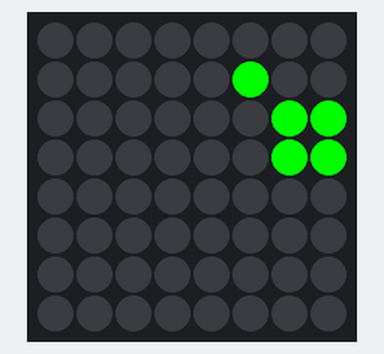
The program below on a simulated Raspberry Pi (BCM pin numbers) with a Sense HAT. On the bench: the Sense HAT's 8×8 RGB LED matrix. The 64×8 strip is a reading aid, not a part: it shows the text the matrix is scrolling, unrolled, one strip-width of it at a time.

Above: at 0.1 s.
At 15.8 s:
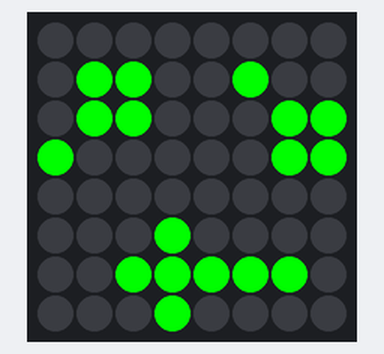
At 36.2 s:
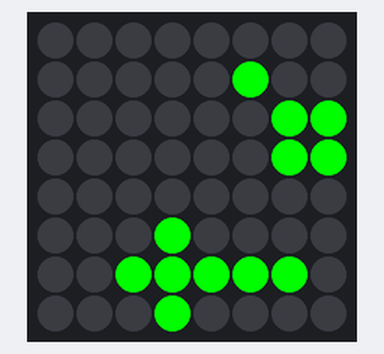

The program:

recycle.py
```python
from sense_hat import SenseHat
import time

s = SenseHat()
green = (0, 255, 0)
nothing = (0, 0, 0)

def one_arrow():
    G = green
    O = nothing
    logo = [
    O, O, O, O, O, O, O, O,
    O, O, O, O, O, G, O, O,
    O, O, O, O, O, O, G, G,
    O, O, O, O, O, O, G, G,
    O, O, O, O, O, O, O, O,
    O, O, O, O, O, O, O, O,
    O, O, O, O, O, O, O, O,
    O, O, O, O, O, O, O, O,
    ]
    return logo

def two_arrows():
    G = green
    O = nothing
    logo = [
    O, O, O, O, O, O, O, O,
    O, O, O, O, O, G, O, O,
    O, O, O, O, O, O, G, G,
    O, O, O, O, O, O, G, G,
    O, O, O, O, O, O, O, O,
    O, O, O, G, O, O, O, O,
    O, O, G, G, G, G, G, O,
    O, O, O, G, O, O, O, O,
    ]
    return logo

def three_arrows():
    G = green
    O = nothing
    logo = [
    O, O, O, O, O, O, O, O,
    O, G, G, O, O, G, O, O,
    O, G, G, O, O, O, G, G,
    G, O, O, O, O, O, G, G,
    O, O, O, O, O, O, O, O,
    O, O, O, G, O, O, O, O,
    O, O, G, G, G, G, G, O,
    O, O, O, G, O, O, O, O,
    ]
    return logo

while True:
    s.set_pixels(one_arrow())
    time.sleep(1)
    s.set_pixels(two_arrows())
    time.sleep(1)
    s.set_pixels(three_arrows())
    time.sleep(.5)
    s.clear()
    time.sleep(.5)
    s.set_pixels(three_arrows())
    time.sleep(.5)
    s.clear()
    time.sleep(.5)
    s.set_pixels(three_arrows())
    time.sleep(1)
    s.show_message("Reduce, Reuse, Recycle", text_colour=green, scroll_speed=0.05)
```

Measured:
- what the display in image 1 shows lasts 1.0 s, from 15.7 s to 16.7 s
